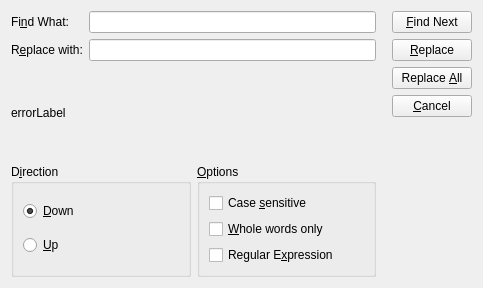
<?xml version="1.0" encoding="UTF-8"?>
<ui version="4.0">
 <class>FindReplaceForm</class>
 <widget class="QWidget" name="FindReplaceForm">
  <property name="geometry">
   <rect>
    <x>0</x>
    <y>0</y>
    <width>483</width>
    <height>288</height>
   </rect>
  </property>
  <property name="windowTitle">
   <string>Form</string>
  </property>
  <layout class="QGridLayout" name="gridLayout">
   <item row="0" column="0">
    <layout class="QVBoxLayout" name="verticalLayout_5">
     <item>
      <layout class="QVBoxLayout" name="verticalLayout_2">
       <item>
        <layout class="QGridLayout" name="gridLayout_3">
         <item row="0" column="0">
          <widget class="QLabel" name="label">
           <property name="text">
            <string>Fi&amp;nd What:</string>
           </property>
           <property name="buddy">
            <cstring>textToFind</cstring>
           </property>
          </widget>
         </item>
         <item row="0" column="1">
          <widget class="QLineEdit" name="textToFind"/>
         </item>
         <item row="1" column="0">
          <widget class="QLabel" name="replaceLabel">
           <property name="text">
            <string>R&amp;eplace with:</string>
           </property>
           <property name="buddy">
            <cstring>textToReplace</cstring>
           </property>
          </widget>
         </item>
         <item row="1" column="1">
          <widget class="QLineEdit" name="textToReplace"/>
         </item>
        </layout>
       </item>
      </layout>
     </item>
     <item>
      <widget class="QLabel" name="errorLabel">
       <property name="text">
        <string>errorLabel</string>
       </property>
      </widget>
     </item>
     <item>
      <layout class="QHBoxLayout" name="horizontalLayout">
       <item>
        <widget class="QGroupBox" name="groupBox">
         <property name="title">
          <string>D&amp;irection</string>
         </property>
         <layout class="QVBoxLayout" name="verticalLayout_3">
          <item>
           <widget class="QRadioButton" name="downRadioButton">
            <property name="text">
             <string>&amp;Down</string>
            </property>
            <property name="checked">
             <bool>true</bool>
            </property>
           </widget>
          </item>
          <item>
           <widget class="QRadioButton" name="upRadioButton">
            <property name="text">
             <string>&amp;Up</string>
            </property>
           </widget>
          </item>
         </layout>
        </widget>
       </item>
       <item>
        <widget class="QGroupBox" name="groupBox_2">
         <property name="title">
          <string>&amp;Options</string>
         </property>
         <layout class="QVBoxLayout" name="verticalLayout_4">
          <item>
           <widget class="QCheckBox" name="caseCheckBox">
            <property name="text">
             <string>Case &amp;sensitive</string>
            </property>
           </widget>
          </item>
          <item>
           <widget class="QCheckBox" name="wholeCheckBox">
            <property name="text">
             <string>&amp;Whole words only</string>
            </property>
           </widget>
          </item>
          <item>
           <widget class="QCheckBox" name="regexCheckBox">
            <property name="toolTip">
             <string>&lt;!DOCTYPE HTML PUBLIC &quot;-//W3C//DTD HTML 4.0//EN&quot; &quot;http://www.w3.org/TR/REC-html40/strict.dtd&quot;&gt;
&lt;html&gt;&lt;head&gt;&lt;meta name=&quot;qrichtext&quot; content=&quot;1&quot; /&gt;&lt;style type=&quot;text/css&quot;&gt;
p, li { white-space: pre-wrap; }
&lt;/style&gt;&lt;/head&gt;&lt;body style=&quot; font-family:'Sans'; font-size:10pt; font-weight:400; font-style:normal;&quot;&gt;
&lt;p style=&quot; margin-top:0px; margin-bottom:0px; margin-left:0px; margin-right:0px; -qt-block-indent:0; text-indent:0px;&quot;&gt;whether the text to search should be interpreted as a regular expression.&lt;/p&gt;
&lt;p style=&quot;-qt-paragraph-type:empty; margin-top:0px; margin-bottom:0px; margin-left:0px; margin-right:0px; -qt-block-indent:0; text-indent:0px;&quot;&gt;&lt;/p&gt;
&lt;p style=&quot; margin-top:0px; margin-bottom:0px; margin-left:0px; margin-right:0px; -qt-block-indent:0; text-indent:0px;&quot;&gt;You may want to take a look at the syntax of regular expressions:&lt;/p&gt;
&lt;p style=&quot; margin-top:0px; margin-bottom:0px; margin-left:0px; margin-right:0px; -qt-block-indent:0; text-indent:0px;&quot;&gt;&lt;a href=&quot;http://doc.trolltech.com/qregexp.html&quot;&gt;&lt;span style=&quot; text-decoration: underline; color:#0000ff;&quot;&gt;http://doc.trolltech.com/qregexp.html&lt;/span&gt;&lt;/a&gt;&lt;/p&gt;&lt;/body&gt;&lt;/html&gt;</string>
            </property>
            <property name="text">
             <string>Regular E&amp;xpression</string>
            </property>
           </widget>
          </item>
         </layout>
        </widget>
       </item>
      </layout>
     </item>
    </layout>
   </item>
   <item row="0" column="1">
    <layout class="QVBoxLayout" name="verticalLayout">
     <property name="leftMargin">
      <number>10</number>
     </property>
     <item>
      <widget class="QPushButton" name="findButton">
       <property name="enabled">
        <bool>true</bool>
       </property>
       <property name="text">
        <string>&amp;Find Next</string>
       </property>
      </widget>
     </item>
     <item>
      <widget class="QPushButton" name="replaceButton">
       <property name="enabled">
        <bool>true</bool>
       </property>
       <property name="text">
        <string>&amp;Replace</string>
       </property>
      </widget>
     </item>
     <item>
      <widget class="QPushButton" name="replaceAllButton">
       <property name="enabled">
        <bool>true</bool>
       </property>
       <property name="text">
        <string>Replace &amp;All</string>
       </property>
      </widget>
     </item>
     <item>
      <widget class="QPushButton" name="closeButton">
       <property name="text">
        <string>&amp;Cancel</string>
       </property>
      </widget>
     </item>
     <item>
      <spacer name="verticalSpacer">
       <property name="orientation">
        <enum>Qt::Vertical</enum>
       </property>
       <property name="sizeHint" stdset="0">
        <size>
         <width>20</width>
         <height>40</height>
        </size>
       </property>
      </spacer>
     </item>
    </layout>
   </item>
  </layout>
 </widget>
 <tabstops>
  <tabstop>textToFind</tabstop>
  <tabstop>textToReplace</tabstop>
  <tabstop>downRadioButton</tabstop>
  <tabstop>upRadioButton</tabstop>
  <tabstop>caseCheckBox</tabstop>
  <tabstop>wholeCheckBox</tabstop>
  <tabstop>regexCheckBox</tabstop>
  <tabstop>findButton</tabstop>
 </tabstops>
 <resources/>
 <connections/>
</ui>
